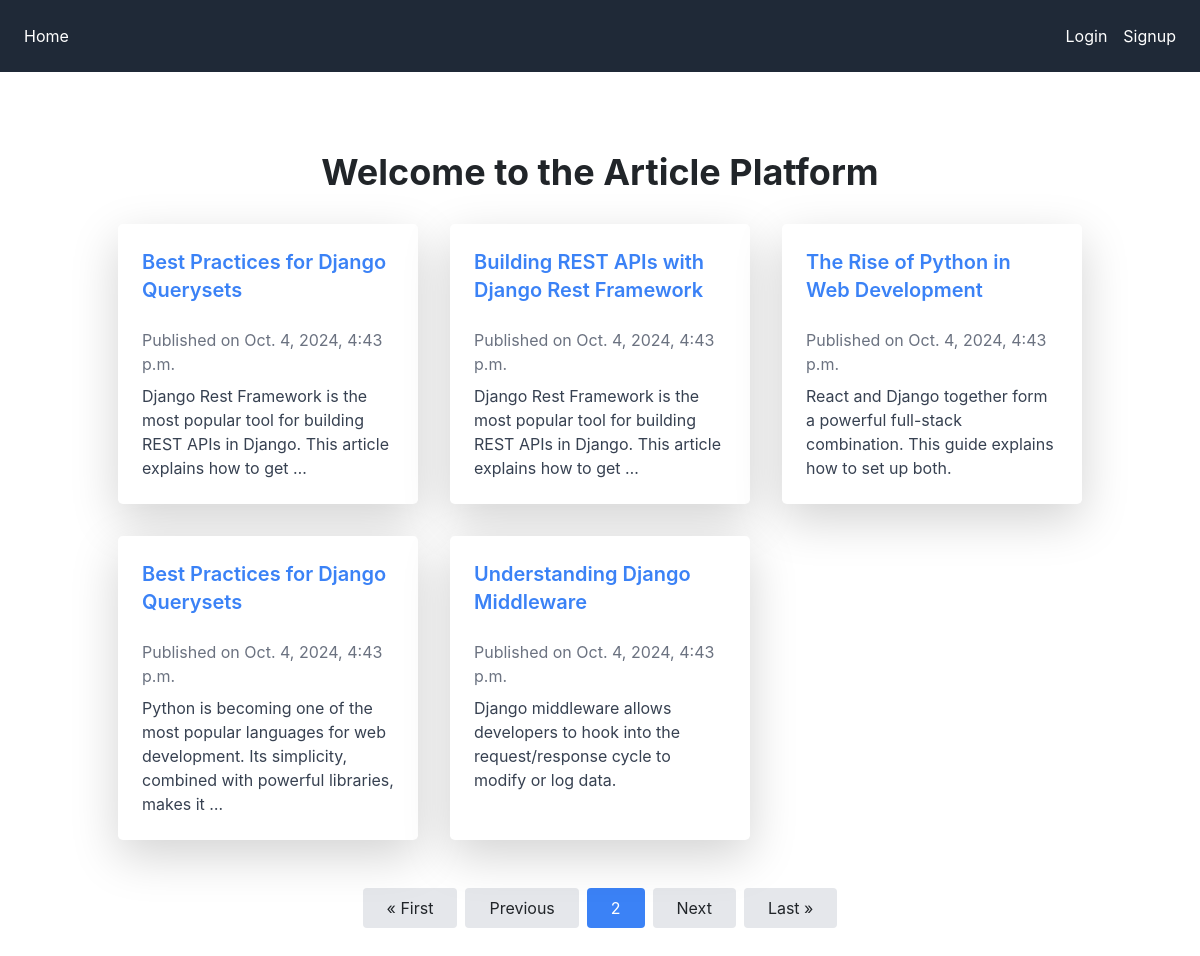
Screenshot of /?page=2 with the database file from the repository.
### mysite/models.py (models this page shows, shortened)
class Article(models.Model):
    title = models.CharField(max_length=200)
    content = models.TextField()
    author = models.ForeignKey(User, on_delete=models.CASCADE)
    created_at = models.DateTimeField(default=timezone.now)

### mysite/views.py (the view)
# urls.py: path('', views.article_list, name='article_list'),
def article_list(request):
    query = request.GET.get('q')
    articles_list = Article.objects.all()
    if query:
        articles_list = articles_list.filter(
            Q(title__icontains=query) | Q(content__icontains=query)
        )
    paginator = Paginator(articles_list, 5)
    page_number = request.GET.get('page')
    page_obj = paginator.get_page(page_number)
    return render(request, 'article_list.html', {'page_obj': page_obj, 'query': query})

### mysite/templates/article_list.html
{% extends "base.html" %}
{% block content %}
<div class="container mx-auto py-12">
    <h1 class="text-4xl font-bold mb-8 text-center">Welcome to the Article Platform</h1>
    <div class="grid grid-cols-1 md:grid-cols-2 lg:grid-cols-3 gap-8">
        {% for article in page_obj %}
            <div class="bg-white shadow-lg rounded-lg p-6 transition transform hover:scale-105">
                <h2 class="text-xl font-semibold mb-4">
                    <a href="{% url 'article_detail' article.id %}" class="text-blue-500 hover:underline">{{ article.title }}</a>
                </h2>
                <p class="text-gray-500 mb-2">Published on {{ article.created_at }}</p>
                <p class="text-gray-700">{{ article.content|truncatewords:20 }}</p>
            </div>
        {% empty %}
            <p>No articles available.</p>
        {% endfor %}
    </div>
    <div class="mt-12 flex justify-center">
        {% if page_obj.has_previous %}
            <a href="?page=1" class="bg-gray-200 px-4 py-2 mx-1 rounded hover:bg-gray-300">&laquo; First</a>
            <a href="?page={{ page_obj.previous_page_number }}" class="bg-gray-200 px-4 py-2 mx-1 rounded hover:bg-gray-300">Previous</a>
        {% endif %}
        <span class="bg-blue-500 text-white px-4 py-2 mx-1 rounded">{{ page_obj.number }}</span>
        {% if page_obj.has_next %}
            <a href="?page={{ page_obj.next_page_number }}" class="bg-gray-200 px-4 py-2 mx-1 rounded hover:bg-gray-300">Next</a>
            <a href="?page={{ page_obj.paginator.num_pages }}" class="bg-gray-200 px-4 py-2 mx-1 rounded hover:bg-gray-300">Last &raquo;</a>
        {% endif %}
    </div>
</div>
{% endblock %}

### rows the page displays
Article: title "Best Practices for Django Querysets", created_at "Oct. 4, 2024, 4:43 p.m.", content "Django Rest Framework is the most popular tool for building REST APIs in Django. This article explains how to get …"
Article: title "Building REST APIs with Django Rest Framework", created_at "Oct. 4, 2024, 4:43 p.m.", content "Django Rest Framework is the most popular tool for building REST APIs in Django. This article explains how to get …"
Article: title "The Rise of Python in Web Development", created_at "Oct. 4, 2024, 4:43 p.m.", content "React and Django together form a powerful full-stack combination. This guide explains how to set up both."
Article: title "Best Practices for Django Querysets", created_at "Oct. 4, 2024, 4:43 p.m.", content "Python is becoming one of the most popular languages for web development. Its simplicity, combined with powerful libraries, makes it …"
Article: title "Understanding Django Middleware", created_at "Oct. 4, 2024, 4:43 p.m.", content "Django middleware allows developers to hook into the request/response cycle to modify or log data."

### other values shown
{{ page_obj.number }} "2"
